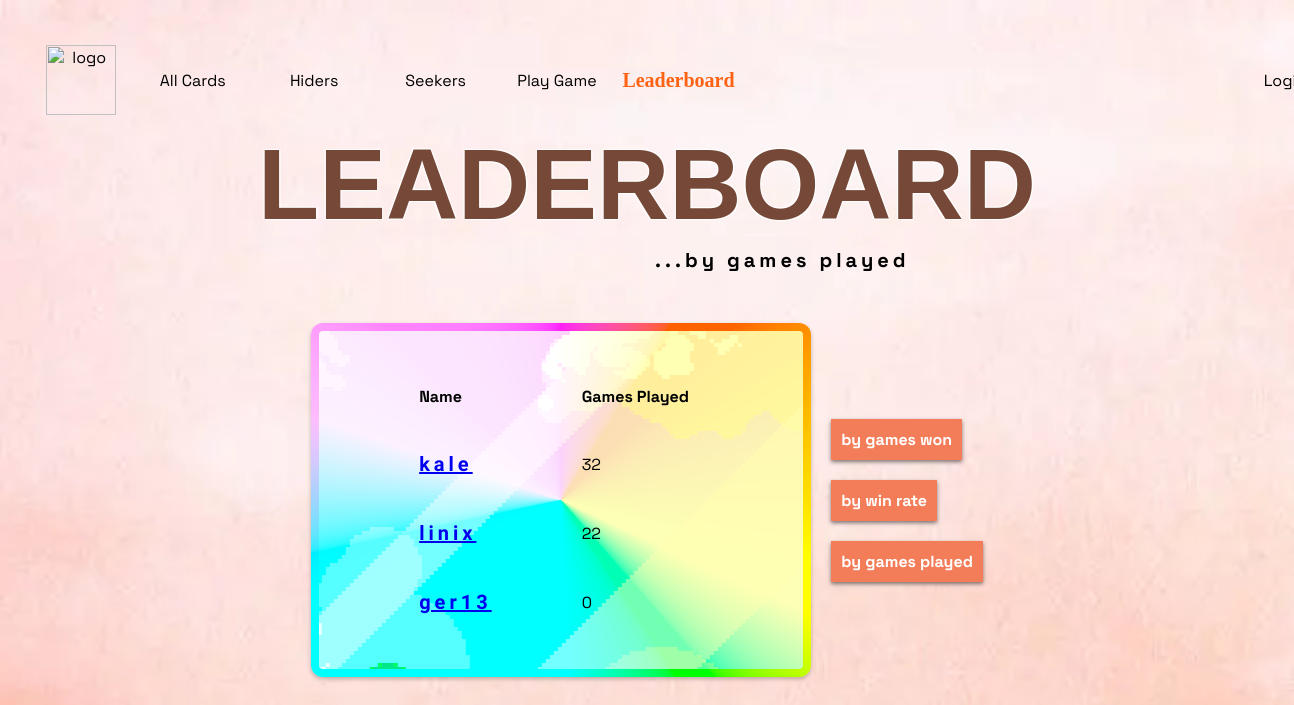
Before: /leaderboard_by_games_played/ with the older database file.
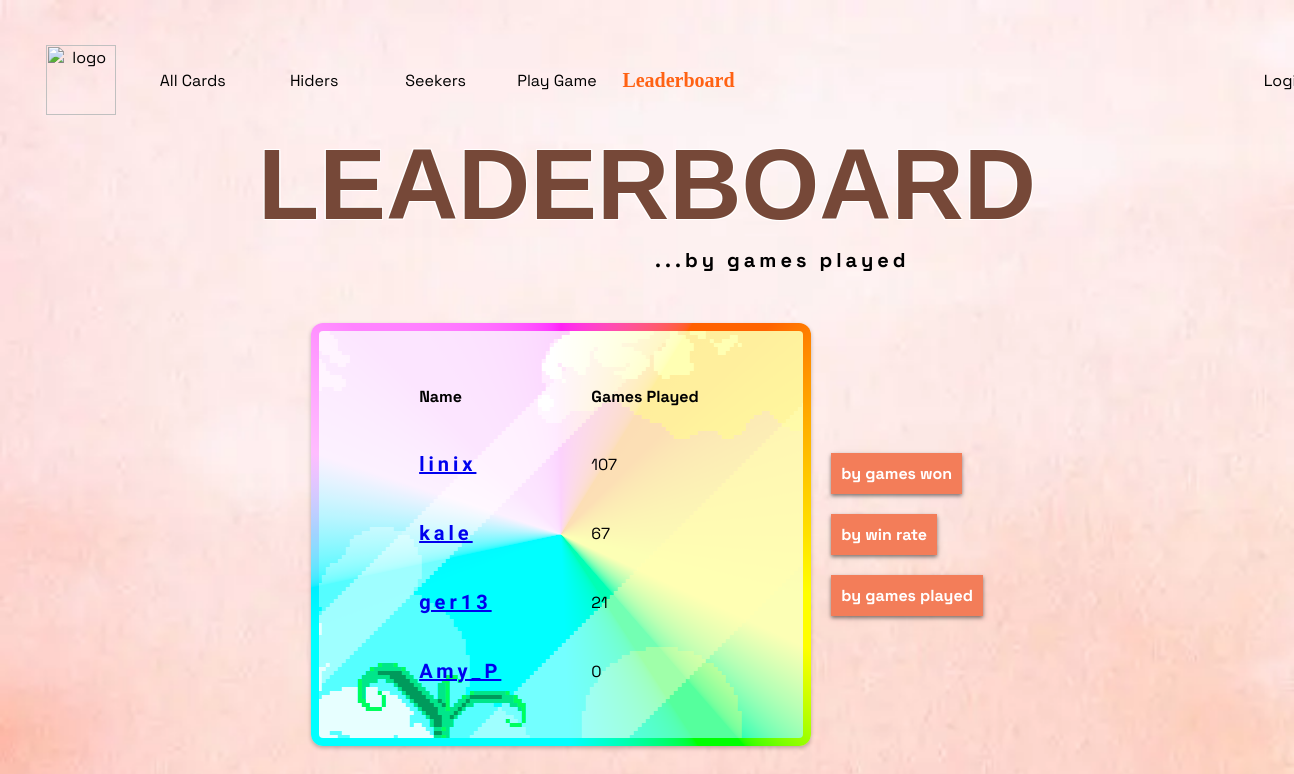
After: the same page with the newer database file.
### game/models.py (models this page shows, shortened)
class Profile(models.Model):
    username = models.CharField(max_length=120)
    email = models.EmailField()
    games_played = models.IntegerField(default=0)
    games_won = models.IntegerField(default=0)
    favorite_card = models.ForeignKey('Card', on_delete=models.SET_NULL, null=True, blank=True)
    user = models.OneToOneField(User, on_delete=models.CASCADE)

### game/views.py (the view)
# urls.py: path(r'leaderboard_by_games_played/', views.LeaderboardByGamesPlayedView.as_view(), name='leaderboard_by_games_played'), # page for showing the leaderboard
class LeaderboardByGamesPlayedView(ListView):
    model = Profile
    template_name = 'game/leaderboard_by_games_played.html'
    context_object_name = 'profiles'
    def get_queryset(self):
        return Profile.objects.order_by('-games_played')

### game/templates/game/leaderboard_by_games_played.html (shortened to what this page needs)
<body class="light-body">
{% extends 'game/base.html' %}
{% block content %}
    <h1>LEADERBOARD</h1>
    <p class="leaderboard-subtitle">...by games played</p>
    <div class="leaderboard-table-container">
        <table class="leaderboard-table">
            <tr>
                <th>Name</th>
                <th>Games Played</th>
            </tr>
            {% for profile in profiles %}
                <tr>
                    <td class="table-fields"><a href="{% url 'show_profile' profile.pk %}">{{ profile.user.username }}</a></td>
                    <td class="table-results">{{ profile.games_played }}</td>
                </tr>
            {% endfor %}
        </table>
        <div class="leaderboard-buttons-container">
            <div>
                <a class='click-button' href="{% url 'leaderboard_by_games_won' %}">by games won</a>
            </div>
            <div>
                <a class='click-button' href="{% url 'leaderboard_by_win_rate' %}">by win rate</a>
            </div>
            <div>
                <a class='click-button' href="{% url 'leaderboard_by_games_played' %}">by games played</a>
            </div>
        </div>
    </div>
{% endblock %}

Changed rows visible on the page:
changed Profile "linix": games_played "22" → "107"; moves up the list
changed Profile "kale": games_played "32" → "67"
changed Profile "ger13": games_played "0" → "21"
added Profile: user.username "Amy_P", games_played "0"
